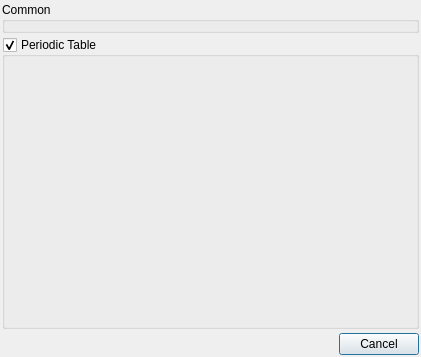
<ui version="4.0" >
 <class>SelectElementDialog</class>
 <widget class="QDialog" name="SelectElementDialog" >
  <property name="geometry" >
   <rect>
    <x>0</x>
    <y>0</y>
    <width>421</width>
    <height>357</height>
   </rect>
  </property>
  <property name="windowTitle" >
   <string>Select Element</string>
  </property>
  <property name="windowIcon" >
   <iconset resource="icons.qrc" >:/build/icons/build_ptable.svg</iconset>
  </property>
  <layout class="QVBoxLayout" >
   <property name="margin" >
    <number>2</number>
   </property>
   <property name="spacing" >
    <number>4</number>
   </property>
   <item>
    <widget class="QGroupBox" name="CommonGroup" >
     <property name="sizePolicy" >
      <sizepolicy>
       <hsizetype>5</hsizetype>
       <vsizetype>1</vsizetype>
       <horstretch>0</horstretch>
       <verstretch>0</verstretch>
      </sizepolicy>
     </property>
     <property name="title" >
      <string>Common</string>
     </property>
    </widget>
   </item>
   <item>
    <widget class="QGroupBox" name="PeriodicTableGroup" >
     <property name="sizePolicy" >
      <sizepolicy>
       <hsizetype>5</hsizetype>
       <vsizetype>7</vsizetype>
       <horstretch>0</horstretch>
       <verstretch>0</verstretch>
      </sizepolicy>
     </property>
     <property name="title" >
      <string>Periodic Table</string>
     </property>
     <property name="checkable" >
      <bool>true</bool>
     </property>
    </widget>
   </item>
   <item>
    <layout class="QHBoxLayout" >
     <property name="margin" >
      <number>0</number>
     </property>
     <property name="spacing" >
      <number>6</number>
     </property>
     <item>
      <spacer>
       <property name="orientation" >
        <enum>Qt::Horizontal</enum>
       </property>
       <property name="sizeHint" >
        <size>
         <width>40</width>
         <height>20</height>
        </size>
       </property>
      </spacer>
     </item>
     <item>
      <widget class="QPushButton" name="CancelButton" >
       <property name="maximumSize" >
        <size>
         <width>16777215</width>
         <height>24</height>
        </size>
       </property>
       <property name="text" >
        <string>Cancel</string>
       </property>
       <property name="icon" >
        <iconset resource="icons.qrc" >:/file/icons/file_close.svg</iconset>
       </property>
       <property name="iconSize" >
        <size>
         <width>16</width>
         <height>16</height>
        </size>
       </property>
      </widget>
     </item>
    </layout>
   </item>
  </layout>
 </widget>
 <resources>
  <include location="icons.qrc" />
 </resources>
 <connections/>
</ui>
